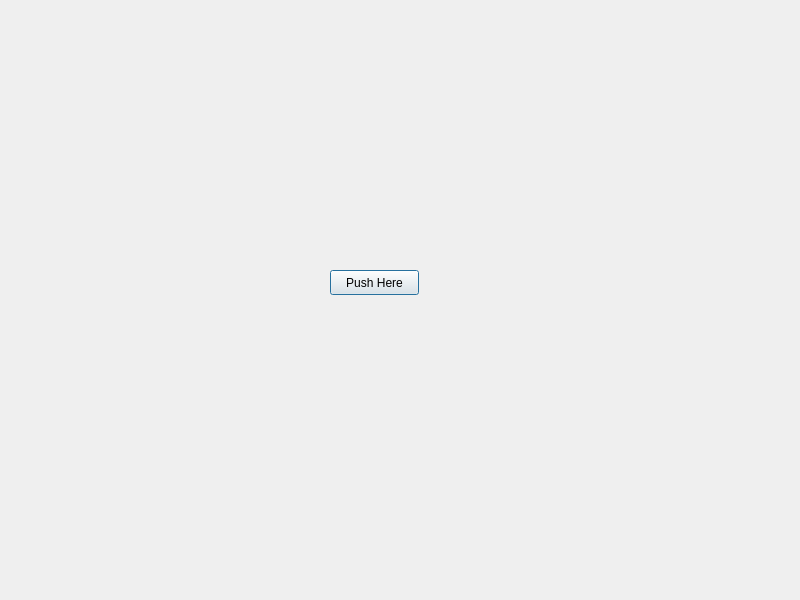
<?xml version="1.0" encoding="UTF-8"?>
<ui version="4.0">
 <class>Dialog</class>
 <widget class="QDialog" name="Dialog">
  <property name="geometry">
   <rect>
    <x>0</x>
    <y>0</y>
    <width>800</width>
    <height>600</height>
   </rect>
  </property>
  <property name="windowTitle">
   <string>Dialog</string>
  </property>
  <widget class="QPushButton" name="pushButton">
   <property name="geometry">
    <rect>
     <x>330</x>
     <y>270</y>
     <width>89</width>
     <height>25</height>
    </rect>
   </property>
   <property name="text">
    <string>Push Here</string>
   </property>
  </widget>
 </widget>
 <resources/>
 <connections/>
</ui>
